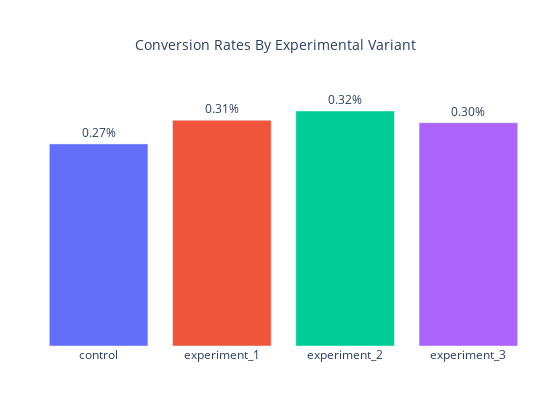

Notebook source saved alongside this figure:
### Code cell
# Display Conversion by Experiement Group (booked_rides/opened_app)

# Define a set of bold colors
bold_colors = ['#FF5733', '#33FF57', '#3357FF', '#FF33FB', '#F3FF33']

# Assuming event_stats is your DataFrame
# fig = px.bar(event_stats, x="experiment_group", y=event_stats.booked_rides/event_stats.opened_app, color="experiment_group")

# Updated code
fig = px.bar(event_stats, 
             x="experiment_group", 
             y=event_stats.booked_rides/event_stats.opened_app, 
             text=event_stats.booked_rides/event_stats.opened_app,
             color="experiment_group"
             )

fig.update_traces(texttemplate='%{text:.2%}', textposition='outside')

fig.update_layout(
    width=550,
    height=400,
    plot_bgcolor='white',    
    showlegend=False ,
    margin=dict(l=20, r=20, t=50, b=50),
    titlefont=dict(size=14),
    title={
            'text': "Conversion Rates By Experimental Variant",
            'y':0.9,
            'x':0.5,
            'xanchor': 'center',
            'yanchor': 'top'
        },    
)

fig.update_xaxes(
    title_text=" ",
    showgrid=False
)

fig.update_yaxes(
    #title_text="Conversion Rate",
    showgrid=False,
    range=[0, 0.004],
    tickformat=".2%" ,
    tickfont=dict(size=10),
    title_text = "",
    showticklabels=False
)

fig.show()

### Figure 1 — Plotly figure (JSON) as saved in the notebook; plotly's stock layout.template omitted (floating-point values rounded to 4 significant figures)
{"data": [{"alignmentgroup": "True", "hovertemplate": "experiment_group=%{x}<br>y=%{y}<br>text=%{text}<extra></extra>", "legendgroup": "control", "marker": {"color": "#636efa", "pattern": {"shape": ""}}, "name": "control", "offsetgroup": "control", "orientation": "v", "showlegend": true, "text": [0.002731], "textposition": "outside", "texttemplate": "%{text:.2%}", "type": "bar", "x": ["control"], "xaxis": "x", "y": [0.002731], "yaxis": "y"}, {"alignmentgroup": "True", "hovertemplate": "experiment_group=%{x}<br>y=%{y}<br>text=%{text}<extra></extra>", "legendgroup": "experiment_1", "marker": {"color": "#EF553B", "pattern": {"shape": ""}}, "name": "experiment_1", "offsetgroup": "experiment_1", "orientation": "v", "showlegend": true, "text": [0.00305], "textposition": "outside", "texttemplate": "%{text:.2%}", "type": "bar", "x": ["experiment_1"], "xaxis": "x", "y": [0.00305], "yaxis": "y"}, {"alignmentgroup": "True", "hovertemplate": "experiment_group=%{x}<br>y=%{y}<br>text=%{text}<extra></extra>", "legendgroup": "experiment_2", "marker": {"color": "#00cc96", "pattern": {"shape": ""}}, "name": "experiment_2", "offsetgroup": "experiment_2", "orientation": "v", "showlegend": true, "text": [0.003175], "textposition": "outside", "texttemplate": "%{text:.2%}", "type": "bar", "x": ["experiment_2"], "xaxis": "x", "y": [0.003175], "yaxis": "y"}, {"alignmentgroup": "True", "hovertemplate": "experiment_group=%{x}<br>y=%{y}<br>text=%{text}<extra></extra>", "legendgroup": "experiment_3", "marker": {"color": "#ab63fa", "pattern": {"shape": ""}}, "name": "experiment_3", "offsetgroup": "experiment_3", "orientation": "v", "showlegend": true, "text": [0.003017], "textposition": "outside", "texttemplate": "%{text:.2%}", "type": "bar", "x": ["experiment_3"], "xaxis": "x", "y": [0.003017], "yaxis": "y"}], "layout": {"barmode": "relative", "height": 400, "legend": {"title": {"text": "experiment_group"}, "tracegroupgap": 0}, "margin": {"b": 50, "l": 20, "r": 20, "t": 50}, "plot_bgcolor": "white", "showlegend": false, "title": {"font": {"size": 14}, "text": "Conversion Rates By Experimental Variant", "x": 0.5, "xanchor": "center", "y": 0.9, "yanchor": "top"}, "width": 550, "xaxis": {"anchor": "y", "categoryarray": ["control", "experiment_1", "experiment_2", "experiment_3"], "categoryorder": "array", "domain": [0, 1], "showgrid": false, "title": {"text": " "}}, "yaxis": {"anchor": "x", "domain": [0, 1], "range": [0, 0.004], "showgrid": false, "showticklabels": false, "tickfont": {"size": 10}, "tickformat": ".2%", "title": {"text": ""}}}}
